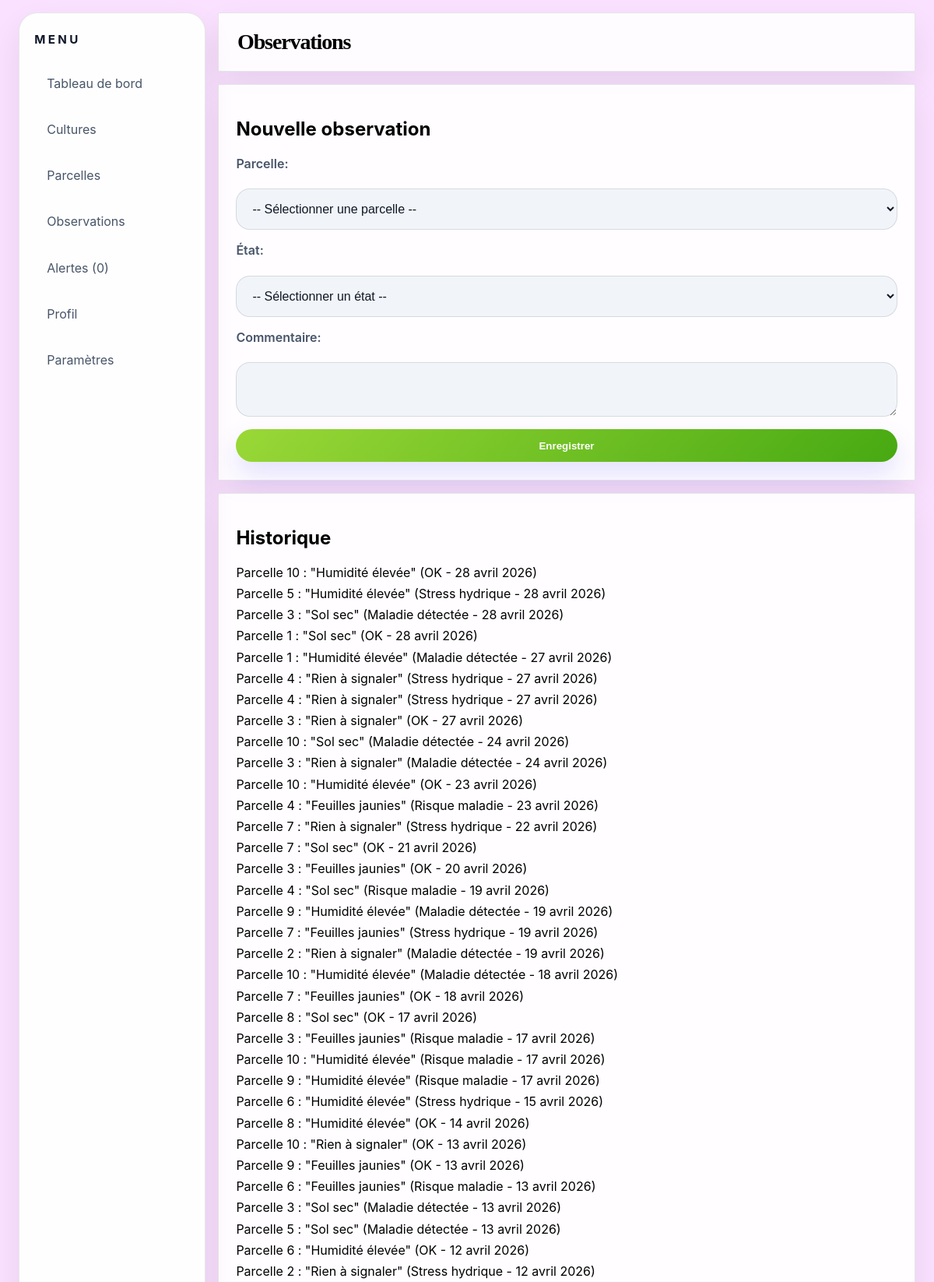
/observations/ (upper part), run on the app's committed database.
### agricole/models.py (models this page shows, shortened)
class Observation(models.Model):
    ETATS = [
        ('OK', 'OK'),
        ('Stress hydrique', 'Stress hydrique'),
        ('Maladie détectée', 'Maladie détectée'),
        ('Risque maladie', 'Risque maladie'),
    ]
    date = models.DateField()
    etat = models.CharField(max_length=255, choices=ETATS)
    commentaire = models.CharField(max_length=255, blank=True, null=True)
    parcelle = models.ForeignKey(Parcelle, on_delete=models.CASCADE, related_name='observations')
    class Meta:
        ordering = ['-date']

class Parcelle(models.Model):
    nom = models.CharField(max_length=255)
    localisation = models.CharField(max_length=255)
    surface_ha = models.FloatField()
    created_at = models.DateTimeField(auto_now_add=True)
    updated_at = models.DateTimeField(auto_now=True)
    class Meta:
        ordering = ['nom']

### agricole/views.py (the view)
# urls.py: path('observations/', views.observations, name='observations'),
def observations(request):
  allobservations = Observation.objects.all().order_by('-date')
  template = loader.get_template('observations.html')
  context = {
    'nbralerte': get_alertes_count(),
    'observations': allobservations,
    'parcelles': Parcelle.objects.all(),
  }
  return HttpResponse(template.render(context, request))

### agricole/views.py (called while the page is built)
def get_alertes_count():
  return Alerte.objects.filter(est_lue=False).count()

### agricole/templates/observations.html (shortened to what this page needs)
{% load static %}
<!DOCTYPE html>
<html lang="fr">
    <link rel="stylesheet" href="{% static 'style.css' %}">
<head>
    <link rel="stylesheet" href="../style.css">
</head>
<body>
    <div class="container">
        <aside class="sidebar">
            <h2>Menu</h2>
            <ul>
                <li><a href="{% url 'home' %}">Tableau de bord</a></li>
                <li><a href="{% url 'cultures' %}">Cultures</a></li>
                <li><a href="{% url 'parcels' %}">Parcelles</a></li>
                <li><a href="{% url 'observations' %}">Observations</a></li>
                <li><a href="{% url 'alertes' %}">Alertes ({{nbralerte}})</a></li>
                <li><a href="{% url 'profile' %}">Profil</a></li>
                <li><a href="{% url 'settings' %}">Paramètres</a></li>
            </ul>
        </aside>
        <main class="main-content">
            <header class="header">
                <h1>Observations</h1>
            </header>
            <section class="new-observation">
                <h2>Nouvelle observation</h2>
                <form method="POST" action="{% url 'add_observation' %}">
                    <label for="parcel">Parcelle:</label>
                    <select id="parcel" name="parcel" required>
                        <option value="">-- Sélectionner une parcelle --</option>
                    </select>
                    <label for="etat">État:</label>
                    <select id="etat" name="etat" required>
                        <option value="">-- Sélectionner un état --</option>
                    </select>
                    <label for="comment">Commentaire:</label>
                    <textarea id="comment" name="comment"></textarea>
                    <button type="submit">Enregistrer</button>
                </form>
            </section>
            <section class="history">
                <h2>Historique</h2>
                <ul>
                    {% for obs in observations %}
                        <li>{{ obs.parcelle.nom }} :{% if obs.commentaire %} "{{ obs.commentaire }}"{% endif %} ({{ obs.etat }} - {{ obs.date|date:"j F Y" }})</li>
                    {% empty %}
                        <li>Aucune observation</li>
                    {% endfor %}
                </ul>
            </section>
        </main>
    </div>
</body>
</html>

### agricole/static/style.css (style rules this page uses)
:root { --bg: #eef5ff; --bg-soft: rgba(255, 255, 255, 0.88); --panel: rgba(255, 255, 255, 0.78); --border: rgba(15, 23, 42, 0.1); --text: #111827; --text-muted: #475569; --accent: #9ad837; --accent-hover: #47a912; --accent-soft: rgba(99, 102, 241, 0.14); --shadow: 0 18px 40px rgba(15, 23, 42, 0.08); }
* { box-sizing: border-box; }
body { margin: 0; padding: 0; min-height: 100vh; font-family: Inter, ui-sans-serif, system-ui, -apple-system, BlinkMacSystemFont, 'Segoe UI', sans-serif; background: rgb(250, 225, 255) }
.container { display: flex; gap: 1rem; min-height: 100vh; padding: 1rem 1.5rem; }
.sidebar { width: 240px; background: rgb(255, 254, 254); border: 1px solid var(--border); border-radius: 24px; padding: 1.5rem 1.2rem; color: var(--text); backdrop-filter: blur(18px); box-shadow: var(--shadow); }
.sidebar h2 { margin-top: 0; margin-bottom: 1.5rem; font-size: 0.95rem; letter-spacing: 0.22em; text-transform: uppercase; color: #0f172a; }
.sidebar ul { list-style: none; padding: 0; margin: 0; }
.sidebar li { margin-bottom: 0.85rem; }
.sidebar a { display: flex; align-items: center; padding: 0.8rem 1rem; border-radius: 2px; color: var(--text-muted); text-decoration: none; transition: all 220ms ease; }
.main-content { flex: 1; display: flex; flex-direction: column; }
.header { background: var(--bg-soft); border: 1px solid var(--border); border-radius: 2px; padding: 1.3rem 1.5rem; display: flex; justify-content: space-between; align-items: center; box-shadow: var(--shadow); }
.header h1 { margin: 0; font-size: clamp(1.75rem, 2vw, 2.4rem); letter-spacing: -0.04em; font-family: "Bodoni Moda", serif; }
.add-btn, .edit-btn, button, .sidebar button { min-width: 130px; border: none; border-radius: 999px; color: #ffffff; background: linear-gradient(135deg, var(--accent), var(--accent-hover)); padding: 0.85rem 1.2rem; cursor: pointer; transition: transform 200ms ease, box-shadow 200ms ease; box-shadow: 0 16px 32px rgba(99, 102, 241, 0.18); }
.tile, .chart, .risks, .parcels-list, .parcel-info, .indicators, .history, .new-observation, .alerts-list, .rules, .content-section, .data-table, .edit-form { background: rgba(255, 255, 255, 0.92); border: 1px solid var(--border); border-radius: 2px; padding: 1.4rem; margin-top: 1rem; box-shadow: var(--shadow); }
form { display: grid; grid-template-columns: 1fr; gap: 1rem; }
label { display: block; margin-bottom: 0.4rem; color: var(--text-muted); font-weight: 600; }
input, select, textarea { width: 100%; padding: 1rem 1rem; border-radius: 18px; border: 1px solid rgba(15, 23, 42, 0.12); background: rgba(241, 245, 249, 0.96); font-size: 1rem; color: var(--text); transition: border-color 180ms ease, box-shadow 180ms ease; }
button { cursor: pointer; font-weight: 600; }
ul { list-style: none; padding: 0; margin: 0; }
li { margin: 0.45rem 0; }

### data on the page
Observation: parcelle.nom "Parcelle 10", commentaire "Humidité élevée", etat "OK", date "28 avril 2026"
Observation: parcelle.nom "Parcelle 5", commentaire "Humidité élevée", etat "Stress hydrique", date "28 avril 2026"
Observation: parcelle.nom "Parcelle 3", commentaire "Sol sec", etat "Maladie détectée", date "28 avril 2026"
Observation: parcelle.nom "Parcelle 1", commentaire "Sol sec", etat "OK", date "28 avril 2026"
Observation: parcelle.nom "Parcelle 1", commentaire "Humidité élevée", etat "Maladie détectée", date "27 avril 2026"
Observation: parcelle.nom "Parcelle 4", commentaire "Rien à signaler", etat "Stress hydrique", date "27 avril 2026"
Observation: parcelle.nom "Parcelle 4", commentaire "Rien à signaler", etat "Stress hydrique", date "27 avril 2026"
Observation: parcelle.nom "Parcelle 3", commentaire "Rien à signaler", etat "OK", date "27 avril 2026"
Observation: parcelle.nom "Parcelle 10", commentaire "Sol sec", etat "Maladie détectée", date "24 avril 2026"
Observation: parcelle.nom "Parcelle 3", commentaire "Rien à signaler", etat "Maladie détectée", date "24 avril 2026"
Observation: parcelle.nom "Parcelle 10", commentaire "Humidité élevée", etat "OK", date "23 avril 2026"
Observation: parcelle.nom "Parcelle 4", commentaire "Feuilles jaunies", etat "Risque maladie", date "23 avril 2026"
Observation: parcelle.nom "Parcelle 7", commentaire "Rien à signaler", etat "Stress hydrique", date "22 avril 2026"
Observation: parcelle.nom "Parcelle 7", commentaire "Sol sec", etat "OK", date "21 avril 2026"
Observation: parcelle.nom "Parcelle 3", commentaire "Feuilles jaunies", etat "OK", date "20 avril 2026"
Observation: parcelle.nom "Parcelle 4", commentaire "Sol sec", etat "Risque maladie", date "19 avril 2026"
Observation: parcelle.nom "Parcelle 9", commentaire "Humidité élevée", etat "Maladie détectée", date "19 avril 2026"
Observation: parcelle.nom "Parcelle 7", commentaire "Feuilles jaunies", etat "Stress hydrique", date "19 avril 2026"
Observation: parcelle.nom "Parcelle 2", commentaire "Rien à signaler", etat "Maladie détectée", date "19 avril 2026"
Observation: parcelle.nom "Parcelle 10", commentaire "Humidité élevée", etat "Maladie détectée", date "18 avril 2026"
Observation: parcelle.nom "Parcelle 7", commentaire "Feuilles jaunies", etat "OK", date "18 avril 2026"
Observation: parcelle.nom "Parcelle 8", commentaire "Sol sec", etat "OK", date "17 avril 2026"
Observation: parcelle.nom "Parcelle 3", commentaire "Feuilles jaunies", etat "Risque maladie", date "17 avril 2026"
Observation: parcelle.nom "Parcelle 10", commentaire "Humidité élevée", etat "Risque maladie", date "17 avril 2026"
Observation: parcelle.nom "Parcelle 9", commentaire "Humidité élevée", etat "Risque maladie", date "17 avril 2026"
Observation: parcelle.nom "Parcelle 6", commentaire "Humidité élevée", etat "Stress hydrique", date "15 avril 2026"
Observation: parcelle.nom "Parcelle 8", commentaire "Humidité élevée", etat "OK", date "14 avril 2026"
Observation: parcelle.nom "Parcelle 10", commentaire "Rien à signaler", etat "OK", date "13 avril 2026"
Observation: parcelle.nom "Parcelle 9", commentaire "Feuilles jaunies", etat "OK", date "13 avril 2026"
Observation: parcelle.nom "Parcelle 6", commentaire "Feuilles jaunies", etat "Risque maladie", date "13 avril 2026"
Observation: parcelle.nom "Parcelle 3", commentaire "Sol sec", etat "Maladie détectée", date "13 avril 2026"
Observation: parcelle.nom "Parcelle 5", commentaire "Sol sec", etat "Maladie détectée", date "13 avril 2026"
Observation: parcelle.nom "Parcelle 6", commentaire "Humidité élevée", etat "OK", date "12 avril 2026"
Observation: parcelle.nom "Parcelle 2", commentaire "Rien à signaler", etat "Stress hydrique", date "12 avril 2026"

### other printed values
{{ nbralerte }} "0"
